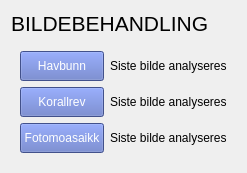
                  <widget class="QFrame" name="container5">
                   <property name="minimumSize">
                    <size>
                     <width>0</width>
                     <height>0</height>
                    </size>
                   </property>
                   <property name="maximumSize">
                    <size>
                     <width>600</width>
                     <height>200</height>
                    </size>
                   </property>
                   <property name="autoFillBackground">
                    <bool>false</bool>
                   </property>
                   <property name="styleSheet">
                    <string notr="true">QPushButton{background-color: grey; color: white;}</string>
                   </property>
                   <property name="frameShape">
                    <enum>QFrame::NoFrame</enum>
                   </property>
                   <property name="frameShadow">
                    <enum>QFrame::Raised</enum>
                   </property>
                   <layout class="QVBoxLayout" name="verticalLayout_9">
                    <item>
                     <widget class="QLabel" name="bildebehandling">
                      <property name="minimumSize">
                       <size>
                        <width>0</width>
                        <height>0</height>
                       </size>
                      </property>
                      <property name="maximumSize">
                       <size>
                        <width>1000</width>
                        <height>50</height>
                       </size>
                      </property>
                      <property name="font">
                       <font>
                        <family>Arial</family>
                        <pointsize>16</pointsize>
                       </font>
                      </property>
                      <property name="text">
                       <string>BILDEBEHANDLING</string>
                      </property>
                      <property name="textFormat">
                       <enum>Qt::RichText</enum>
                      </property>
                     </widget>
                    </item>
                    <item>
                     <widget class="QFrame" name="container_bilde">
                      <property name="maximumSize">
                       <size>
                        <width>500</width>
                        <height>150</height>
                       </size>
                      </property>
                      <property name="frameShape">
                       <enum>QFrame::NoFrame</enum>
                      </property>
                      <property name="frameShadow">
                       <enum>QFrame::Raised</enum>
                      </property>
                      <layout class="QGridLayout" name="gridLayout_11">
                       <item row="1" column="0">
                        <widget class="QPushButton" name="btn_korallrev">
                         <property name="minimumSize">
                          <size>
                           <width>0</width>
                           <height>30</height>
                          </size>
                         </property>
                         <property name="font">
                          <font>
                           <family>Arial</family>
                          </font>
                         </property>
                         <property name="styleSheet">
                          <string notr="true">background-color: rgb(92, 114, 194);</string>
                         </property>
                         <property name="text">
                          <string>Korallrev</string>
                         </property>
                        </widget>
                       </item>
                       <item row="1" column="1">
                        <widget class="QLabel" name="label_bilde2">
                         <property name="maximumSize">
                          <size>
                           <width>16777215</width>
                           <height>20</height>
                          </size>
                         </property>
                         <property name="font">
                          <font>
                           <family>Arial</family>
                          </font>
                         </property>
                         <property name="text">
                          <string>Siste bilde analyseres</string>
                         </property>
                         <property name="textFormat">
                          <enum>Qt::PlainText</enum>
                         </property>
                        </widget>
                       </item>
                       <item row="0" column="1">
                        <widget class="QLabel" name="label_bilde1">
                         <property name="minimumSize">
                          <size>
                           <width>0</width>
                           <height>0</height>
                          </size>
                         </property>
                         <property name="maximumSize">
                          <size>
                           <width>16777215</width>
                           <height>20</height>
                          </size>
                         </property>
                         <property name="font">
                          <font>
                           <family>Arial</family>
                          </font>
                         </property>
                         <property name="frameShadow">
                          <enum>QFrame::Plain</enum>
                         </property>
                         <property name="text">
                          <string>Siste bilde analyseres</string>
                         </property>
                         <property name="textFormat">
                          <enum>Qt::PlainText</enum>
                         </property>
                        </widget>
                       </item>
                       <item row="2" column="1">
                        <widget class="QLabel" name="label_bilde3">
                         <property name="maximumSize">
                          <size>
                           <width>16777215</width>
                           <height>20</height>
                          </size>
                         </property>
                         <property name="font">
                          <font>
                           <family>Arial</family>
                          </font>
                         </property>
                         <property name="text">
                          <string>Siste bilde analyseres</string>
                         </property>
                         <property name="textFormat">
                          <enum>Qt::PlainText</enum>
                         </property>
                         <property name="wordWrap">
                          <bool>false</bool>
                         </property>
                        </widget>
                       </item>
                       <item row="2" column="0">
                        <widget class="QPushButton" name="btn_fotomoasaikk">
                         <property name="minimumSize">
                          <size>
                           <width>0</width>
                           <height>30</height>
                          </size>
                         </property>
                         <property name="font">
                          <font>
                           <family>Arial</family>
                          </font>
                         </property>
                         <property name="styleSheet">
                          <string notr="true">background-color: rgb(92, 114, 194);</string>
                         </property>
                         <property name="text">
                          <string>Fotomoasaikk</string>
                         </property>
                        </widget>
                       </item>
                       <item row="0" column="0">
                        <widget class="QPushButton" name="btn_havbunn">
                         <property name="minimumSize">
                          <size>
                           <width>0</width>
                           <height>30</height>
                          </size>
                         </property>
                         <property name="font">
                          <font>
                           <family>Arial</family>
                          </font>
                         </property>
                         <property name="styleSheet">
                          <string notr="true">background-color: rgb(92, 114, 194);</string>
                         </property>
                         <property name="text">
                          <string>Havbunn</string>
                         </property>
                        </widget>
                       </item>
                      </layout>
                     </widget>
                    </item>
                   </layout>
                  </widget>
